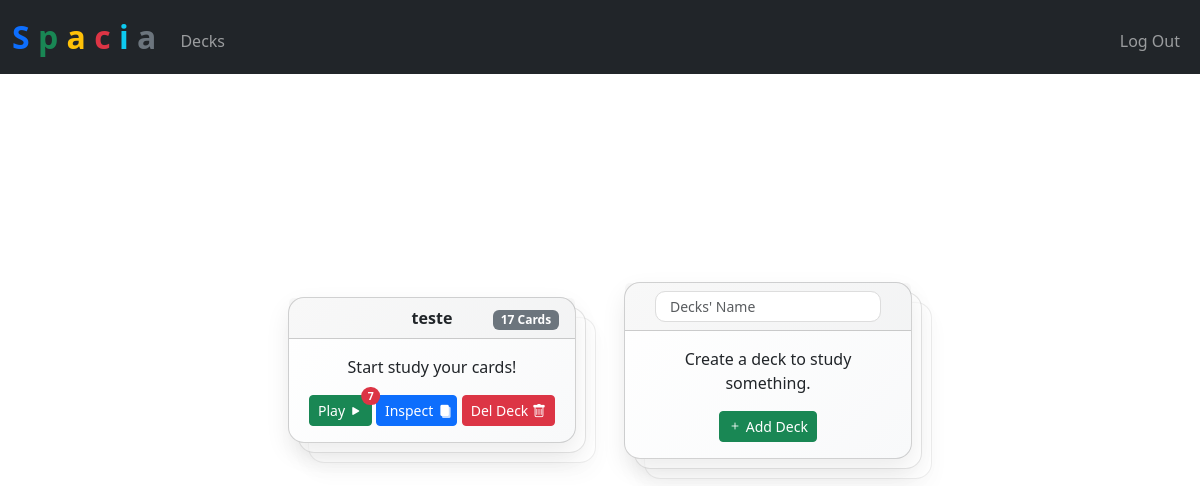
/decks (signed in), run on an earlier commit of the app's database.
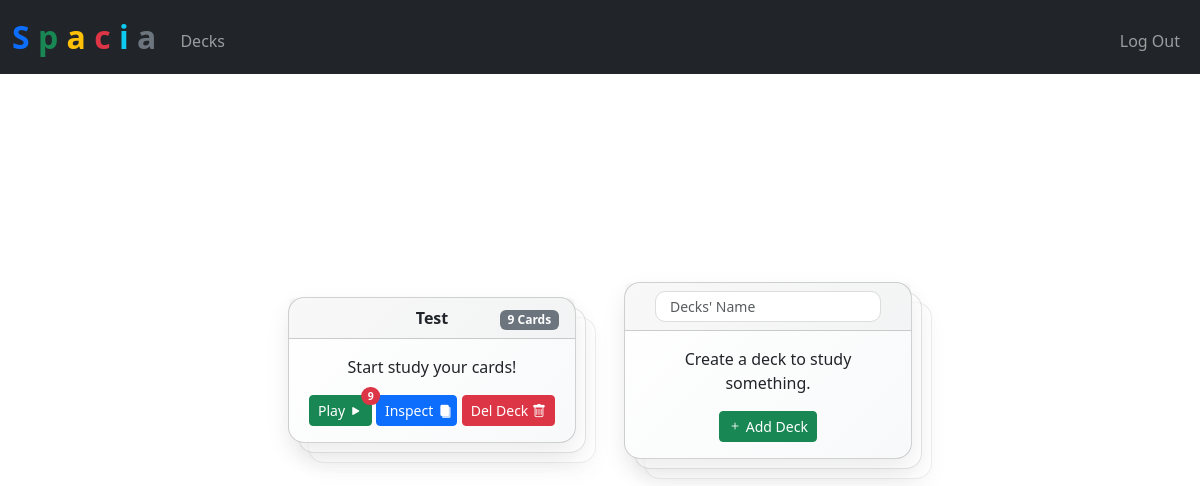
And on a later commit of the database.
### tables this page shows
CREATE TABLE decks (
    id INTEGER PRIMARY KEY AUTOINCREMENT,
    user_id INTEGER NOT NULL,
    name TEXT NOT NULL,
    created_at DATETIME DEFAULT CURRENT_TIMESTAMP,

    FOREIGN KEY (user_id) REFERENCES users(id) ON DELETE CASCADE
);

### src/main.py (the view)
@app.route("/decks")  # type: ignore
def decks() -> str:
    decks = db.execute(  # type: ignore
        """SELECT
            d.id,
            d.name,

            COUNT(c.id) AS card_count,

            COUNT(
                CASE
                    WHEN c.due <= strftime('%s', 'now') THEN 1
                END
            ) AS num_play_cards

        FROM decks d
        LEFT JOIN cards c ON c.deck_id = d.id
        WHERE d.user_id = ?
        GROUP BY d.id, d.name""",
        session["user_id"],
    )
    return render_template("decks.html", decks=decks)

### src/main.py (called while the page is built)
@app.after_request
def after_request(response: Response) -> Response:
    response.headers["Cache-Control"] = "no-cache, no-store, must-revalidate"
    response.headers["Expires"] = 0
    response.headers["Pragma"] = "no-cache"
    return response

### src/templates/decks.html (shortened to what this page needs)
{% extends "layout.html" %}  {% block main %}
<ul
  id="deck-list"
  class="list-group list-group-clean list-group-horizontal d-flex flex-nowrap overflow-auto"
>
  {% for deck in decks %}
  <li
    data-id="{{ deck.id }}"
    class="list-group-item list-group-item-secondary flex-shrink-0 me-3"
  >
    <div class="deck-container">
      <div class="deck-wrapper">
        <div class="card flashcard text-dark bg-light">
          <div class="card-header">
            <div class="row align-items-center">
              <div class="col-4 text-center fw-semibold">{{ deck.name }}</div>
              <div class="col-4 text-end">
                <span class="badge bg-secondary ms-auto">
                  {{deck.card_count}} Cards
                </span>
              </div>
            </div>
          </div>
          <div class="card-body">
            <p class="card-text">Start study your cards!</p>
            <div class="d-grid gap-2 d-md-block">
              <a
                type="button"
                class="btn btn-sm btn-success position-relative"
                href="{{url_for('play', deck_id = deck.id)}}"
              >
                Play {% if deck.num_play_cards > 0 %}
                <span
                  class="position-absolute top-0 start-100 translate-middle badge rounded-pill bg-danger"
                >
                  {{deck.num_play_cards}}
                </span>
                {% endif %}
                <i class="bi bi-play-fill"></i>
              </a>
              <a
                type="button"
                class="btn btn-sm btn-primary d-inline-flex align-items-center"
                href="{{url_for('cards', deck_id = deck.id)}}"
              >
                Inspect
                <span class="icon-deck me-1">
                  <i class="bi bi-file-fill"></i>
                  <i class="bi bi-file-fill"></i>
                  <i class="bi bi-file-fill"></i>
                </span>
              </a>
              <button type="button" class="btn btn-sm btn-danger delete-deck">
                Del Deck
                <i class="bi bi-trash"></i>
              </button>
            </div>
          </div>
        </div>
      </div>
    </div>
  </li>
  {% endfor %}
  <li class="list-group-item list-group-item-secondary flex-shrink-0">
    <div class="deck-container">
      <div class="deck-wrapper">
        <div class="card flashcard text-dark bg-light">
          <div class="card-header">
            <input
              id="deck-name"
              autocomplete="off"
              autofocus
              class="form-control form-control-sm mx-auto w-auto"
              name="deck-name"
              placeholder="Decks' Name"
              type="text"
            />
          </div>
          <div class="card-body">
            <p class="card-text">Create a deck to study something.</p>
            <button id="add-deck" type="button" class="btn btn-sm btn-success">
              <i class="bi bi-plus"></i>
              Add Deck
            </button>
          </div>
        </div>
      </div>
    </div>
  </li>
</ul>
{% endblock %}

What changed in the data, as far as the page shows it:
removed decks: name "teste", card_count "17", num_play_cards "7"
added decks: name "Test", card_count "9", num_play_cards "9"
